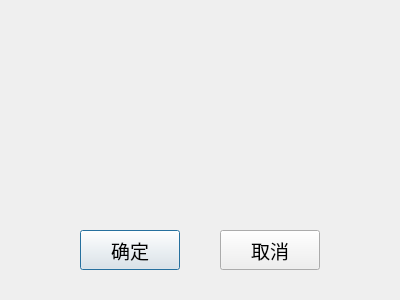
<?xml version="1.0" encoding="UTF-8"?>
<ui version="4.0">
 <class>ConfirmDialog</class>
 <widget class="QDialog" name="ConfirmDialog">
  <property name="geometry">
   <rect>
    <x>0</x>
    <y>0</y>
    <width>400</width>
    <height>300</height>
   </rect>
  </property>
  <property name="windowTitle">
   <string>Dialog</string>
  </property>
  <widget class="QLabel" name="label">
   <property name="geometry">
    <rect>
     <x>40</x>
     <y>50</y>
     <width>321</width>
     <height>161</height>
    </rect>
   </property>
   <property name="font">
    <font>
     <pointsize>14</pointsize>
    </font>
   </property>
   <property name="text">
    <string/>
   </property>
   <property name="alignment">
    <set>Qt::AlignCenter</set>
   </property>
   <property name="wordWrap">
    <bool>true</bool>
   </property>
  </widget>
  <widget class="QPushButton" name="OKpushButton">
   <property name="geometry">
    <rect>
     <x>80</x>
     <y>230</y>
     <width>100</width>
     <height>40</height>
    </rect>
   </property>
   <property name="font">
    <font>
     <pointsize>14</pointsize>
    </font>
   </property>
   <property name="text">
    <string>确定</string>
   </property>
  </widget>
  <widget class="QPushButton" name="CancelpushButton">
   <property name="geometry">
    <rect>
     <x>220</x>
     <y>230</y>
     <width>100</width>
     <height>40</height>
    </rect>
   </property>
   <property name="font">
    <font>
     <pointsize>14</pointsize>
    </font>
   </property>
   <property name="text">
    <string>取消</string>
   </property>
  </widget>
 </widget>
 <resources/>
 <connections>
  <connection>
   <sender>OKpushButton</sender>
   <signal>clicked()</signal>
   <receiver>ConfirmDialog</receiver>
   <slot>close()</slot>
   <hints>
    <hint type="sourcelabel">
     <x>129</x>
     <y>249</y>
    </hint>
    <hint type="destinationlabel">
     <x>199</x>
     <y>149</y>
    </hint>
   </hints>
  </connection>
  <connection>
   <sender>CancelpushButton</sender>
   <signal>clicked()</signal>
   <receiver>ConfirmDialog</receiver>
   <slot>close()</slot>
   <hints>
    <hint type="sourcelabel">
     <x>269</x>
     <y>249</y>
    </hint>
    <hint type="destinationlabel">
     <x>199</x>
     <y>149</y>
    </hint>
   </hints>
  </connection>
 </connections>
</ui>
